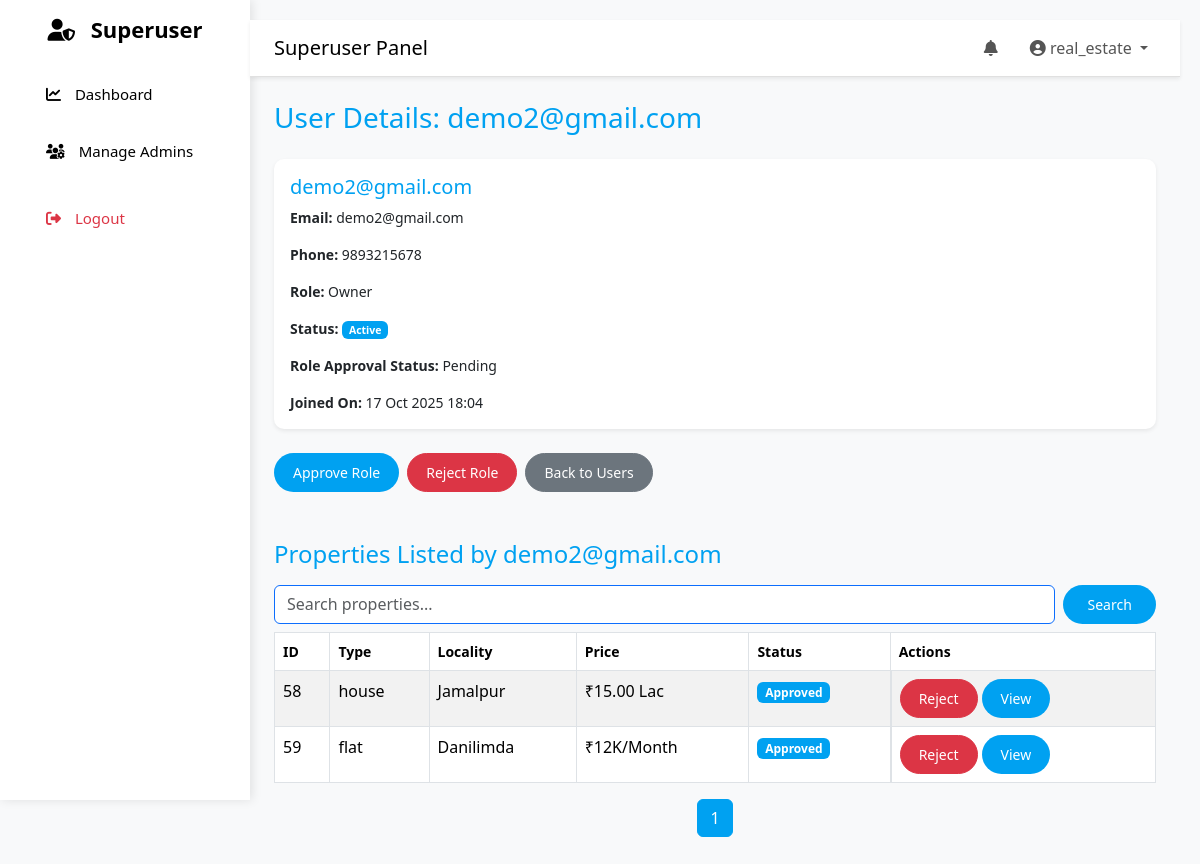
Screenshot of /custom-admin/users/view/31/ (signed in) with the database file from the repository.
### properties/models.py (models this page shows, shortened)
class UserProfile(models.Model):
    USER_ROLES = (
        ('buyer', 'Buyer'),
        ('seller', 'Seller'),
        ('agent', 'Agent'),
    )
    STATUS_CHOICES = [
        ('pending', 'Pending'),   # waiting for admin approval
        ('active', 'Active'),     # approved and active
        ('suspended', 'Suspended') # banned/rejected
    ]
    user = models.OneToOneField(User, on_delete=models.CASCADE, related_name="profile")
    role = models.CharField(max_length=20, choices=USER_ROLES, default="buyer")
    phone = models.CharField(max_length=15, blank=True, null=True)
    status = models.CharField(max_length=10, choices=STATUS_CHOICES, default='active')
    email_verified = models.BooleanField(default=False)
    profile_picture = models.ImageField(
        upload_to="profile_pics/",
        default="profile_pics/default-avatar.png",
        blank=True,
        null=True
    )
    created_at = models.DateTimeField(auto_now_add=True)
    updated_at = models.DateTimeField(auto_now=True)
    free_posts_remaining = models.PositiveIntegerField(default=2)  # free posts for new owners
    wallet_credits = models.PositiveIntegerField(default=0)        # credits purchased
    scheduled_deletion = models.DateTimeField(null=True, blank=True)

class Property(models.Model):
    FURNISHING_CHOICES = [
    ("furnished", "Furnished"),
    ("semi_furnished", "Semi-Furnished"),
    ("unfurnished", "Unfurnished"),
    ]
    AGE_CHOICES = [
    ("new", "New Construction"),
    ("0-1", "Less than 1 Year"),
    ("1-5", "1-5 Years"),
    ("5-10", "5-10 Years"),
    ("10+", "10+ Years"),
    ]
    FACING_CHOICES = [
    ("north", "North"),
    ("south", "South"),
    ("east", "East"),
    ("west", "West"),
    ]
    DEAL_TYPE_CHOICES = [
    ('sale', 'For Sale'),
    ('rent', 'For Rent'),
    ]
    STATUS_CHOICES = [
        ('pending', 'Pending'),
        ('approved', 'Approved'),
        ('rejected', 'Rejected'),
    ]
    LISTED_BY_CHOICES = [
        ('owner', 'Owner'),
        ('agent', 'Agent'),
        ('builder', 'Builder'),
    ]
    PROPERTY_TYPE_CHOICES = [
        ('flat', 'Flat'),
        ('house', 'House'),
        ('apartment', 'Apartment'),
        ('villa', 'Villa'),
        ('land', 'Land'),
        ('commercial', 'Commercial'),
    ]
    BHK_CHOICES = [
        ('1bhk', '1BHK'),
        ('2bhk', '2BHK'),
        ('3bhk', '3BHK'),
        ('4bhk+', '4BHK+'),
    ]
    BUSINESS_TYPES = [
        ('office', 'Office'),
        ('shop', 'Shop'),
        ('restaurant', 'Restaurant'),
        ('warehouse', 'Warehouse'),
        ('factory', 'Factory'),
    ]
    AVAILABILITY_CHOICES = [
        ('available', 'Available'),
        ('sold', 'Sold'),
        ('rented', 'Rented'),
    ]
    REQUIRE_CHOICES = [
        ('ready', 'Ready to Move'),
        ('under_construction', 'Under Construction'),
        ('launching_soon', 'Launching Soon'),
    ]
    owner = models.ForeignKey(User, on_delete=models.CASCADE, related_name='properties')
    locality = models.ForeignKey(Locality, on_delete=models.CASCADE, related_name="properties")
    apartment_name = models.CharField(max_length=100, blank=True, null=True)
    desc = models.TextField()
    price = models.DecimalField(max_digits=12, decimal_places=2, null=True, blank=True)
    rent_per_month = models.DecimalField(max_digits=10, decimal_places=2, null=True, blank=True)
    deposit_amount = models.DecimalField(max_digits=10, decimal_places=2, null=True, blank=True)  # Rent
    property_type = models.CharField(max_length=20, choices=PROPERTY_TYPE_CHOICES)
    listed_by = models.CharField(max_length=20, choices=LISTED_BY_CHOICES)
    status = models.CharField(max_length=20, choices=STATUS_CHOICES, default='pending')
    deal_type = models.CharField(max_length=10, choices=DEAL_TYPE_CHOICES)
    posted_on = models.DateTimeField(auto_now_add=True)
    availability = models.CharField(max_length=20, choices=AVAILABILITY_CHOICES, default='available')
    area = models.PositiveIntegerField(null=True, blank=True, help_text="Area in square feet")
    require = models.CharField(max_length=30, choices=REQUIRE_CHOICES, default='ready to move')
    updated_on = models.DateTimeField(auto_now_add=True)
    is_active = models.BooleanField(default=True)
    furnishing = models.CharField(
        max_length=20, choices=FURNISHING_CHOICES, default="unfurnished"
    )
    floor_number = models.IntegerField(blank=True, null=True)
    total_floors = models.IntegerField(blank=True, null=True)
    property_age = models.CharField(
        max_length=20, choices=AGE_CHOICES, default="new"
    )
    facing = models.CharField(
        max_length=20, choices=FACING_CHOICES, blank=True, null=True, help_text="e.g. North, East, West"
    )
    parking = models.IntegerField(default=0)
    features = models.ManyToManyField(Feature, blank=True)
    bhk = models.CharField(max_length=10, choices=BHK_CHOICES, null=True, blank=True)
    bedrooms = models.IntegerField(null=True, blank=True)
    bathrooms = models.IntegerField(null=True, blank=True)
    business_type = models.CharField(
        max_length=100, choices=BUSINESS_TYPES, null=True, blank=True,
        help_text="e.g. Office, Shop, Warehouse"
    )
    seats = models.IntegerField(blank=True, null=True)      # <-- Seats/workstations
    plot_area = models.FloatField(null=True, blank=True, help_text="Area in square yards/acres")
    road_access = models.BooleanField(default=False)
    area_unit = models.CharField(max_length=20, default="sq.ft", help_text="sq.ft, sq.yd, acre")
    road_width = models.IntegerField(null=True, blank=True, help_text="Width in feet")
    zoning_type = models.CharField(
        max_length=50,
        choices=[("residential", "Residential"), ("commercial", "Commercial"),
                 ("industrial", "Industrial"), ("agricultural", "Agricultural")],
        null=True, blank=True
    )
    ownership_type = models.CharField(
        max_length=50,
        choices=[("freehold", "Freehold"), ("leasehold", "Leasehold"),
                 ("poa", "Power of Attorney"), ("govt", "Government Land")],
        null=True, blank=True
    )
    boundary_wall = models.BooleanField(default=False)
    lease_duration = models.CharField(max_length=50, null=True, blank=True, help_text="e.g. 11 months / 3 years")
    def display_price(self):
        if self.deal_type == 'sale' and self.price:
            return format_price(self.price)
        elif self.deal_type == 'rent' and self.rent_per_month:
            return f"{format_price(self.rent_per_month)}/Month"
        return "Price not available"

class Locality(models.Model):
    city = models.ForeignKey(City, on_delete=models.CASCADE, related_name="localities")
    name = models.CharField(max_length=100)
    pincode = models.CharField(max_length=10, blank=True, null=True)
    class Meta:
        unique_together = ('city', 'name')

### properties/views.py (the view)
# urls.py: path("custom-admin/users/view/<int:user_id>/", views.view_user, name="view_user"),
@admin_required
def view_user(request, user_id):
    user_profile = get_object_or_404(UserProfile, user__id=user_id)
    user_properties = Property.objects.filter(owner=user_profile.user)
    paginator = Paginator(user_properties, 5)
    page_number = request.GET.get("page")
    user_properties = paginator.get_page(page_number)
    return render(request, "properties/admin/view_user.html", {
        "user_profile": user_profile,
        "user_properties": user_properties
    })

### templates/properties/admin/view_user.html (shortened to what this page needs)
{% extends "properties/admin_base.html" %}
{% block body %}
<div class="container mt-4">
    <h3 class="mb-4" style="color: #00A1F1;">User Details: {{ user_profile.user.username }}</h3>
    <div class="card mb-4 border-primary shadow-sm">
        <div class="card-body">
            <h5 class="card-title" style="color: #00A1F1;">{{ user_profile.user.username }}</h5>
            <p class="card-text"><strong>Email:</strong> {{ user_profile.user.email }}</p>
            <p class="card-text"><strong>Phone:</strong> {{ user_profile.phone|default:"N/A" }}</p>
            <p class="card-text"><strong>Role:</strong> {{ user_profile.role|title }}</p>
            <p class="card-text"><strong>Status:</strong>
                {% if user_profile.user.is_active %}
                    <span class="badge" style="background-color: #00A1F1;">Active</span>
                {% else %}
                    <span class="badge bg-danger">Inactive</span>
                {% endif %}
            </p>
            <p class="card-text"><strong>Role Approval Status:</strong> {{ user_profile.status|title }}</p>
            <p class="card-text"><strong>Joined On:</strong> {{ user_profile.created_at|date:"d M Y H:i" }}</p>
        </div>
    </div>
    <div class="mb-4 d-flex flex-wrap gap-2">
        {% if user_profile.status == "pending" %}
            <a href="{% url 'approve_user_role' user_profile.user.id %}" class="btn btn-sm" style="background-color: #00A1F1; color: #fff;">Approve Role</a>
            <a href="{% url 'reject_user_role' user_profile.user.id %}" class="btn btn-sm btn-danger">Reject Role</a>
        {% endif %}
        <a href="{% url 'manage_users' %}" class="btn btn-sm btn-secondary">Back to Users</a>
    </div>
    <h4 class="mt-5 mb-3" style="color: #00A1F1;">Properties Listed by {{ user_profile.user.username }}</h4>
    <form method="get" class="mb-2 d-flex gap-2">
        <input type="text" name="q" value="{{ search_query }}" class="form-control border-primary" placeholder="Search properties...">
        <button type="submit" class="btn btn-sm" style="background-color: #00A1F1; color: #fff; width: 100px;">Search</button>
    </form>
    <table class="table table-bordered table-striped">
        <thead style="background-color: #00A1F1; color: white;">
            <tr>
                <th>ID</th>
                <th>Type</th>
                <th>Locality</th>
                <th>Price</th>
                <th>Status</th>
                <th>Actions</th>
            </tr>
        </thead>
        <tbody>
            {% for prop in user_properties %}
            <tr>
                <td>{{ prop.id }}</td>
                <td>{{ prop.property_type }}</td>
                <td>{{ prop.locality.name }}</td>
                <td>{{ prop.display_price}}</td>
                <td>
                    {% if prop.status == "approved" %}
                        <span class="badge" style="background-color: #00A1F1;">Approved</span>
                    {% elif prop.status == "pending" %}
                        <span class="badge bg-warning text-dark">Pending</span>
                    {% else %}
                        <span class="badge bg-danger">Rejected</span>
                    {% endif %}
                </td>
                <td class="d-flex flex-wrap gap-1">
                    {% if prop.status == "pending" %}
                        <a href="{% url 'update_property_status' prop.id 'approved' %}" class="btn btn-sm" style="background-color: #00A1F1; color: #fff;">Approve</a>
                        <a href="{% url 'update_property_status' prop.id 'rejected' %}" class="btn btn-sm btn-danger">Reject</a>
                    {% elif prop.status == "approved" %}
                        <a href="{% url 'update_property_status' prop.id 'rejected' %}" class="btn btn-sm btn-danger">Reject</a>
                    {% elif prop.status == "rejected" %}
                        <a href="{% url 'update_property_status' prop.id 'approved' %}" class="btn btn-sm" style="background-color: #00A1F1; color: #fff;">Approve</a>
                    {% endif %}
                    <a href="{% url 'property_detail' prop.id %}" class="btn btn-sm" style="background-color: #00A1F1; color: #fff;">View</a>
                </td>
            </tr>
            {% empty %}
            <tr>
                <td colspan="6" class="text-center">No properties found.</td>
            </tr>
            {% endfor %}
        </tbody>
    </table>
    <nav>
        <ul class="pagination justify-content-center">
            {% for num in user_properties.paginator.page_range %}
                <li class="page-item {% if user_properties.number == num %}active{% endif %}">
                    <a class="page-link {% if user_properties.number != num %}text-primary{% endif %}"
                       href="?page={{ num }}{% if search_query %}&q={{ search_query }}{% endif %}"
                       style="{% if user_properties.number == num %}background-color:#00A1F1; color:white;{% endif %}">{{ num }}</a>
                </li>
            {% endfor %}
        </ul>
    </nav>
</div>
{% endblock %}

### templates/properties/admin_base.html (shortened to what this page needs)
{% load static %}
<!DOCTYPE html>
<html lang="en">
<head>
   <link href="{% static 'properties/main_css/bootstrap.min.css' %}" rel="stylesheet">
<link href="{% static 'properties/main_css/bootstrap-icons.min.css' %}" rel="stylesheet">
  <link href="{% static 'properties/main_css/admin.css' %}" rel="stylesheet">
  <link href="https://cdnjs.cloudflare.com/ajax/libs/font-awesome/6.5.0/css/all.min.css" rel="stylesheet">
</head>
<body class="bg-light">
  <div class="d-flex">
    <div class="sidebar bg-white text-dark p-3 vh-100" style="width:250px;">
      <h4 class="mb-4">
        {% if request.user.is_superuser %}
          <i class="fas fa-user-shield"></i> Superuser
        {% elif request.user.is_staff %}
          <i class="fas fa-user-cog"></i> Admin
        {% else %}
          <i class="fas fa-user"></i> Dashboard
        {% endif %}
      </h4>
      <nav class="nav flex-column">
        {% if request.user.is_superuser %}
          <a href="{% url 'superuser_dashboard' %}" class="nav-link  {% if request.resolver_match.url_name == 'superuser_dashboard' %}active fw-bold{% endif %}">
            <i class="fas fa-chart-line"></i> Dashboard
          </a>
          <a href="{% url 'manage_admins' %}" class="nav-link  {% if request.resolver_match.url_name == 'manage_admins' %}active fw-bold{% endif %}">
            <i class="fas fa-users-gear"></i> Manage Admins
          </a>
        {% endif %}
        <a href="{% url 'logout_view' %}" class="nav-link text-danger mt-3">
          <i class="fas fa-sign-out-alt"></i> Logout
        </a>
      </nav>
    </div>
    <div class="content flex-grow-1">
      <nav class="navbar navbar-expand navbar-light bg-white shadow-sm px-4">
        <span class="navbar-brand">
          {% if request.user.is_superuser %}
            Superuser Panel
          {% elif request.user.is_staff %}
            Admin Panel
          {% else %}
            Dashboard
          {% endif %}
        </span>
        <ul class="navbar-nav ms-auto">
          <li class="nav-item me-3">
            <a class="nav-link"><i class="fas fa-bell"></i></a>
          </li>
          <li class="nav-item dropdown">
            <a class="nav-link dropdown-toggle" href="#" data-bs-toggle="dropdown">
              <i class="fas fa-user-circle"></i> {{ request.user.username }}
            </a>
          </li>
        </ul>
      </nav>
      <div class="container-fluid mt-4">
        {% block body %}{% endblock %}
      </div>
    </div>
  </div>
</body>
</html>

### rows the page displays
UserProfile: user.username "demo2@gmail.com", user.email "demo2@gmail.com", phone "9893215678", role "Owner", status "Pending", created_at "17 Oct 2025 18:04"
Property: id "58", property_type "house", locality.name "Jamalpur", display_price "₹15.00 Lac", status "Approved"
Property: id "59", property_type "flat", locality.name "Danilimda", display_price "₹12K/Month", status "Approved"

### other values shown
{{ request.user.username }} "real_estate"
{{ num }} "1"
